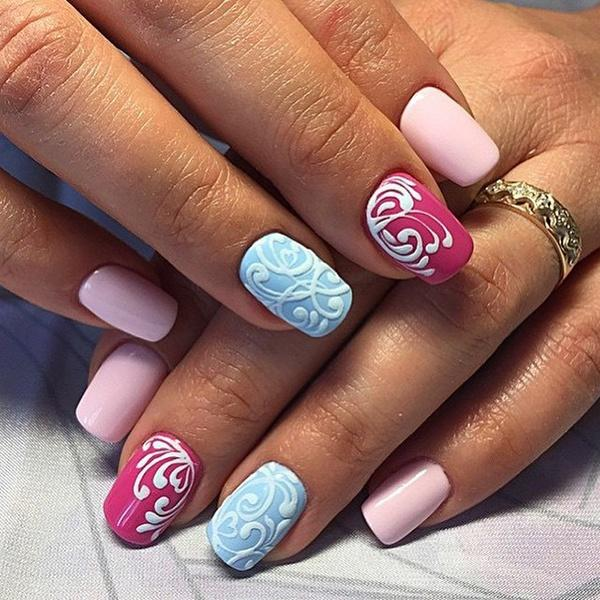
#> input picture I/1.jpg, 600 x 600 px; its folder holds only this picture in this run
$ python example_color_HSV.py
#> lines starting #> are read from the running program, lines starting #| are printed output that depends on the picture; after the words box and inside, x2 and y2 are one past the last pixel; in counts of white or black regions, pixels touching at a corner belong together
import glob
import numpy as np
import cv2
import os
from os.path import basename


for infile in glob.glob("I/*"):
    im = cv2.imread(infile)
#> im is the input picture: shape (600, 600, 3); mean B, G, R 105.7, 115.2, 154.7
    file, ext = os.path.splitext(infile)
    # define the upper and lower boundaries of the HSV pixel
    # intensities to be considered 'skin'
    lower = np.array([0, 48, 36], dtype="uint8")
    upper = np.array([20, 255, 255], dtype="uint8")


    converted = cv2.cvtColor(im, cv2.COLOR_BGR2HSV)
#> converted: shape (600, 600, 3); mean H, S, V 53.4, 100.8, 157.7
    skinMask = cv2.inRange(converted, lower, upper)
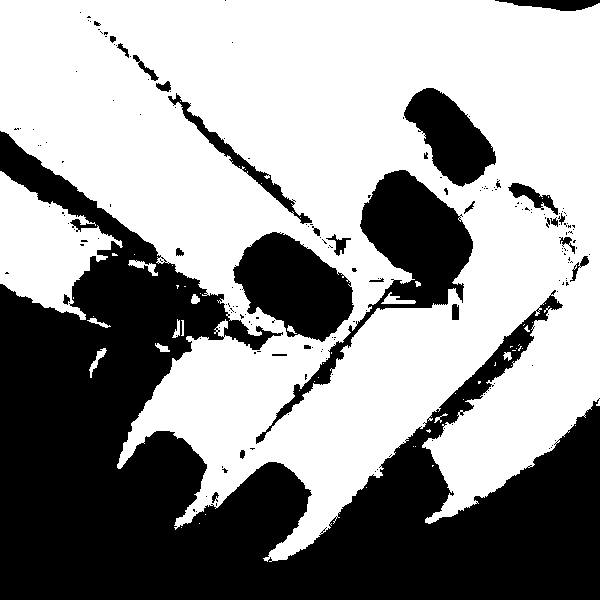
#> skinMask: shape (600, 600); 59.3% white; 187 black regions (157 under 20 px), largest, box (x1, y1, x2, y2) and area: (0, 131, 600, 600) 117330, (256, 170, 473, 444) 11335, (233, 232, 354, 342) 8343

    # apply a series of erosions and dilations to the mask
    # using an elliptical kernel
    kernel = cv2.getStructuringElement(cv2.MORPH_ELLIPSE, (11, 11))
    skinMask = cv2.erode(skinMask, kernel, iterations=2)
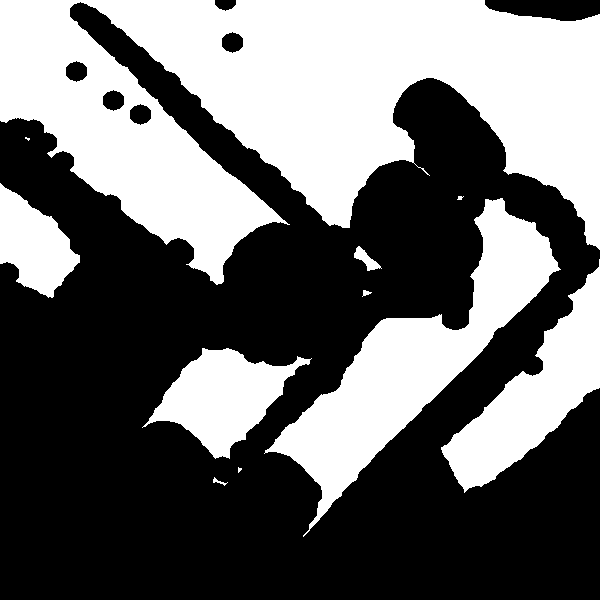
#> skinMask: shape (600, 600); 42% white; 11 white regions (3 under 20 px), largest, box (x1, y1, x2, y2) and area: (0, 0, 600, 285) 98312, (264, 198, 561, 537) 25166, (441, 259, 600, 493) 13128
    skinMask = cv2.dilate(skinMask, kernel, iterations=2)
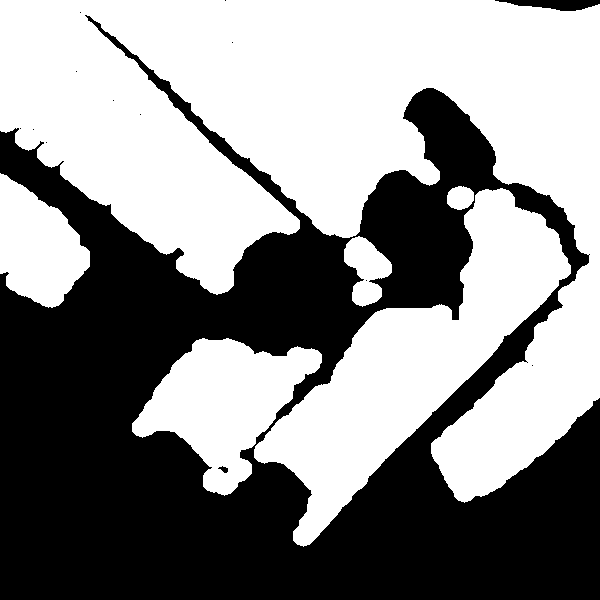
#> skinMask: shape (600, 600); 55.1% white; 14 black regions (11 under 20 px), largest, box (x1, y1, x2, y2) and area: (0, 15, 600, 600) 160871, (495, 0, 600, 11) 731, (218, 466, 228, 473) 39

    # blur the mask to help remove noise, then apply the
    # mask to the frame
    skinMask = cv2.GaussianBlur(skinMask, (3, 3), 0)
    skin = cv2.bitwise_and(im, im, mask=skinMask)
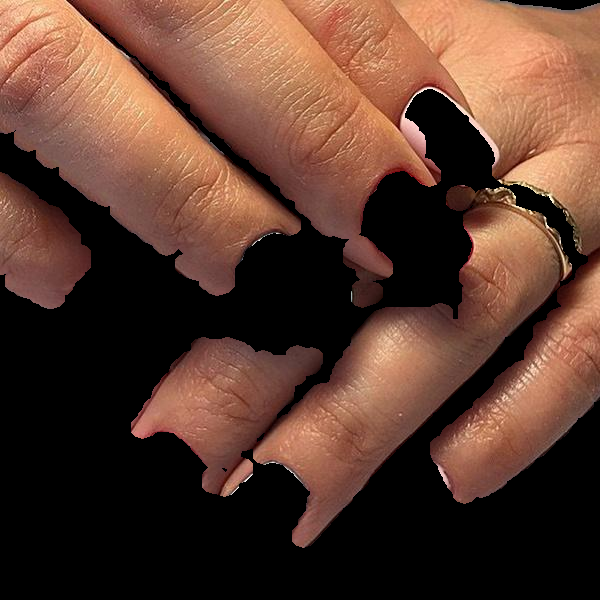
#> skin: shape (600, 600, 3); mean B, G, R 46.1, 59.2, 91

    #saving images in folder I_Detection
    os.chdir("./I_Detection")
    name = os.path.splitext(basename(infile))[0] + "_HSV" + ext
    print(name)
    cv2.imwrite(name,  skin)
    os.chdir("..")

$ run again, on I/13.jpg
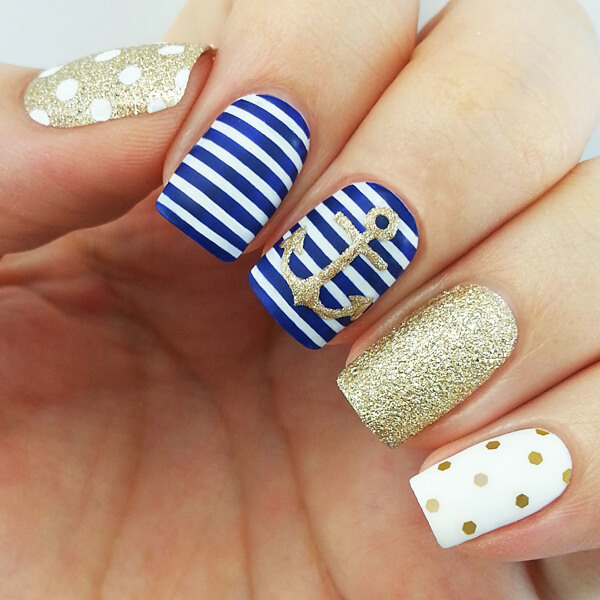
#> input picture I/13.jpg, 600 x 600 px
#> im is the input picture: shape (600, 600, 3); mean B, G, R 127.5, 146.8, 179.7
#> converted: shape (600, 600, 3); mean H, S, V 25.7, 97.6, 185.3
#> `skinMask = cv2.inRange(converted, lower, upper)`:
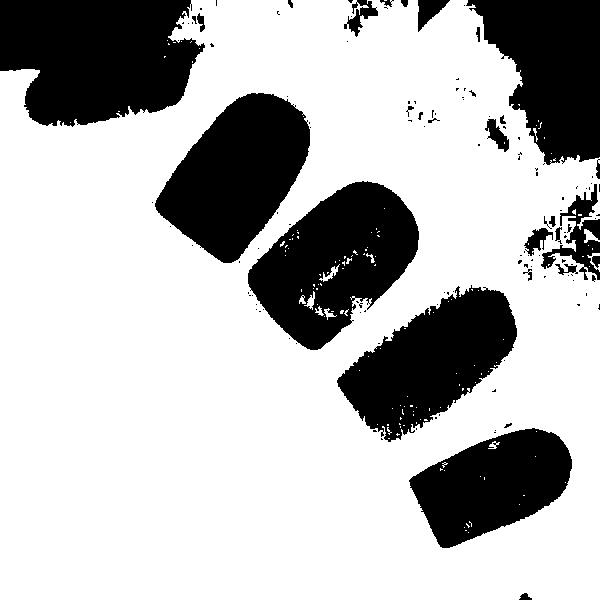
#> skinMask: shape (600, 600); 72.3% white; 132 black regions (101 under 20 px), largest, box (x1, y1, x2, y2) and area: (0, 0, 205, 127) 20484, (248, 181, 419, 350) 16829, (155, 93, 310, 263) 15994
#> `skin = cv2.bitwise_and(im, im, mask=skinMask)`:
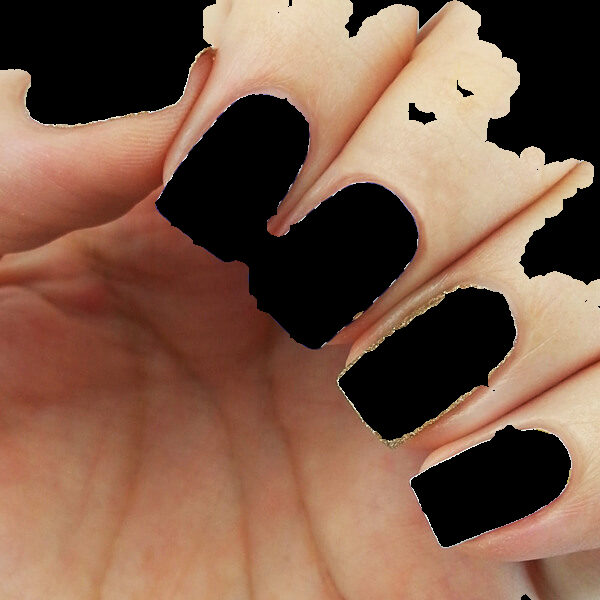
#> skin: shape (600, 600, 3); mean B, G, R 72.7, 91.3, 124.9

$ run again, on I/14.jpg
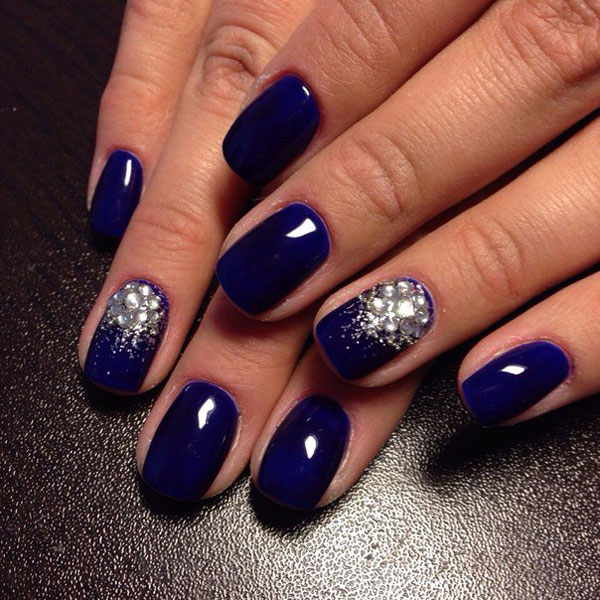
#> input picture I/14.jpg, 600 x 600 px
#> im is the input picture: shape (600, 600, 3); mean B, G, R 72.7, 76, 114
#> converted: shape (600, 600, 3); mean H, S, V 62.2, 126.3, 118.1
#> `skinMask = cv2.inRange(converted, lower, upper)`:
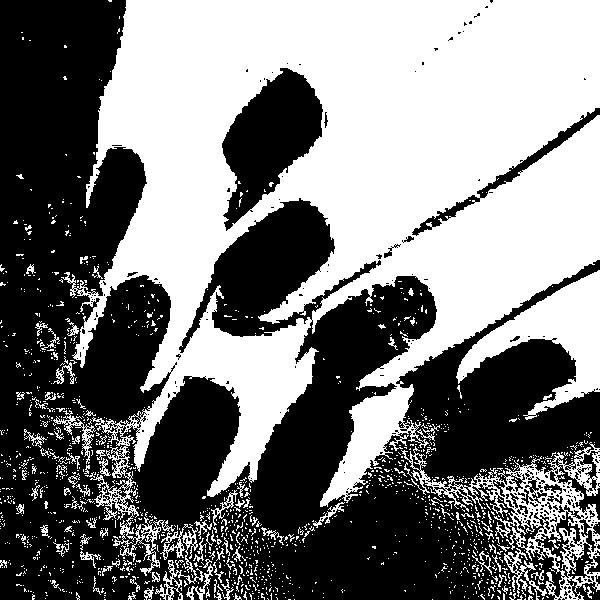
#> skinMask: shape (600, 600); 48.7% white; 1443 white regions (1328 under 20 px), largest, box (x1, y1, x2, y2) and area: (61, 0, 600, 600) 150295, (456, 270, 600, 420) 7633, (401, 442, 600, 600) 6922
#> `skin = cv2.bitwise_and(im, im, mask=skinMask)`:
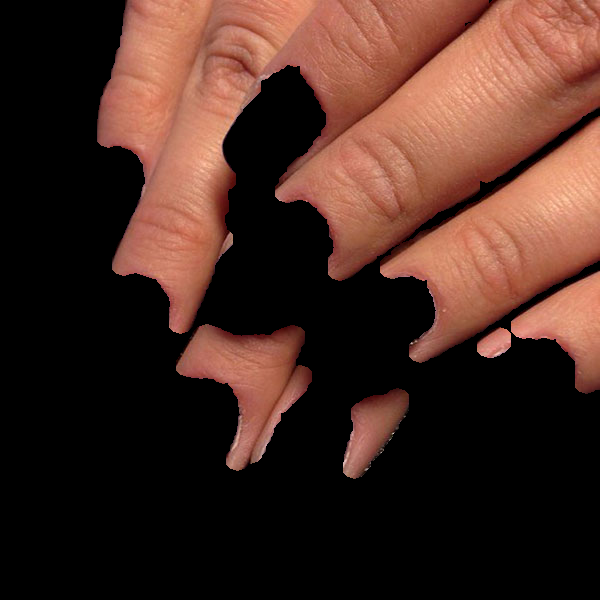
#> skin: shape (600, 600, 3); mean B, G, R 34.3, 43, 71.3

$ run again, on I/15.jpg
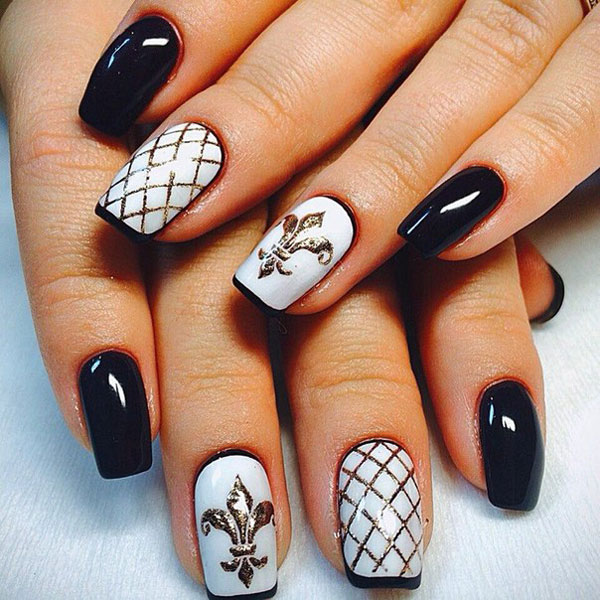
#> input picture I/15.jpg, 600 x 600 px
#> im is the input picture: shape (600, 600, 3); mean B, G, R 123.2, 139.4, 171.6
#> converted: shape (600, 600, 3); mean H, S, V 49.2, 96.2, 178.6
#> `skinMask = cv2.inRange(converted, lower, upper)`:
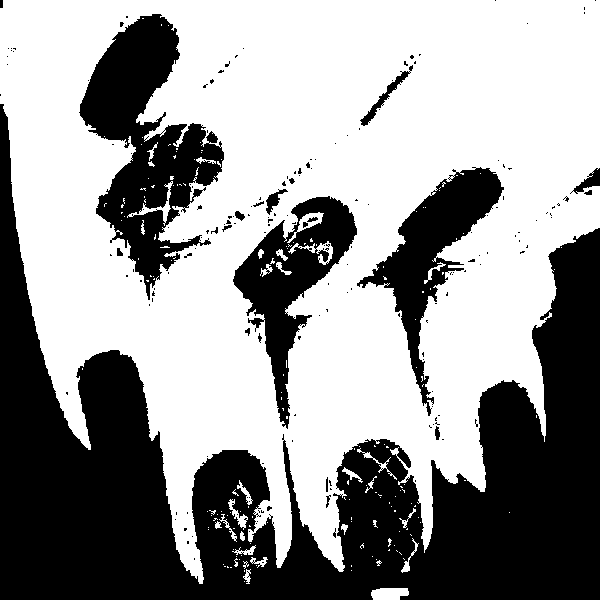
#> skinMask: shape (600, 600); 59.4% white; 186 black regions (164 under 20 px), largest, box (x1, y1, x2, y2) and area: (0, 104, 600, 600) 107017, (79, 14, 224, 300) 17878, (233, 196, 357, 429) 9553
#> `skin = cv2.bitwise_and(im, im, mask=skinMask)`:
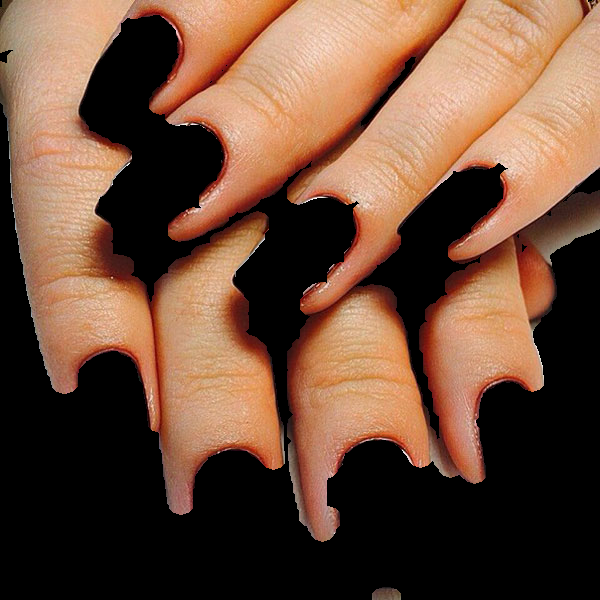
#> skin: shape (600, 600, 3); mean B, G, R 56.7, 75.7, 108.5

$ run again, on I/10.jpg
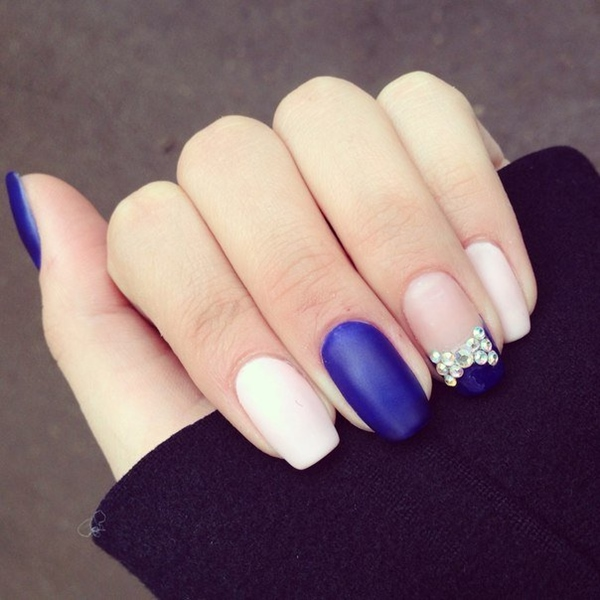
#> input picture I/10.jpg, 600 x 600 px
#> im is the input picture: shape (600, 600, 3); mean B, G, R 112.4, 107.4, 130.3
#> converted: shape (600, 600, 3); mean H, S, V 84.2, 88.5, 134.2
#> `skin = cv2.bitwise_and(im, im, mask=skinMask)`:
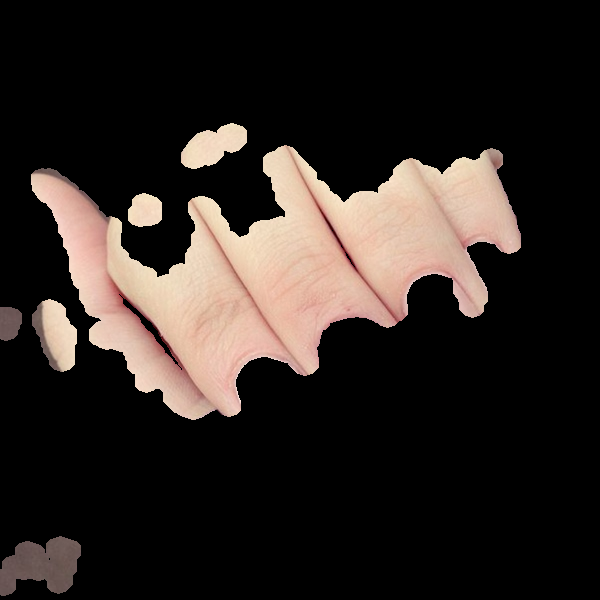
#> skin: shape (600, 600, 3); mean B, G, R 33.8, 37.8, 45.2
